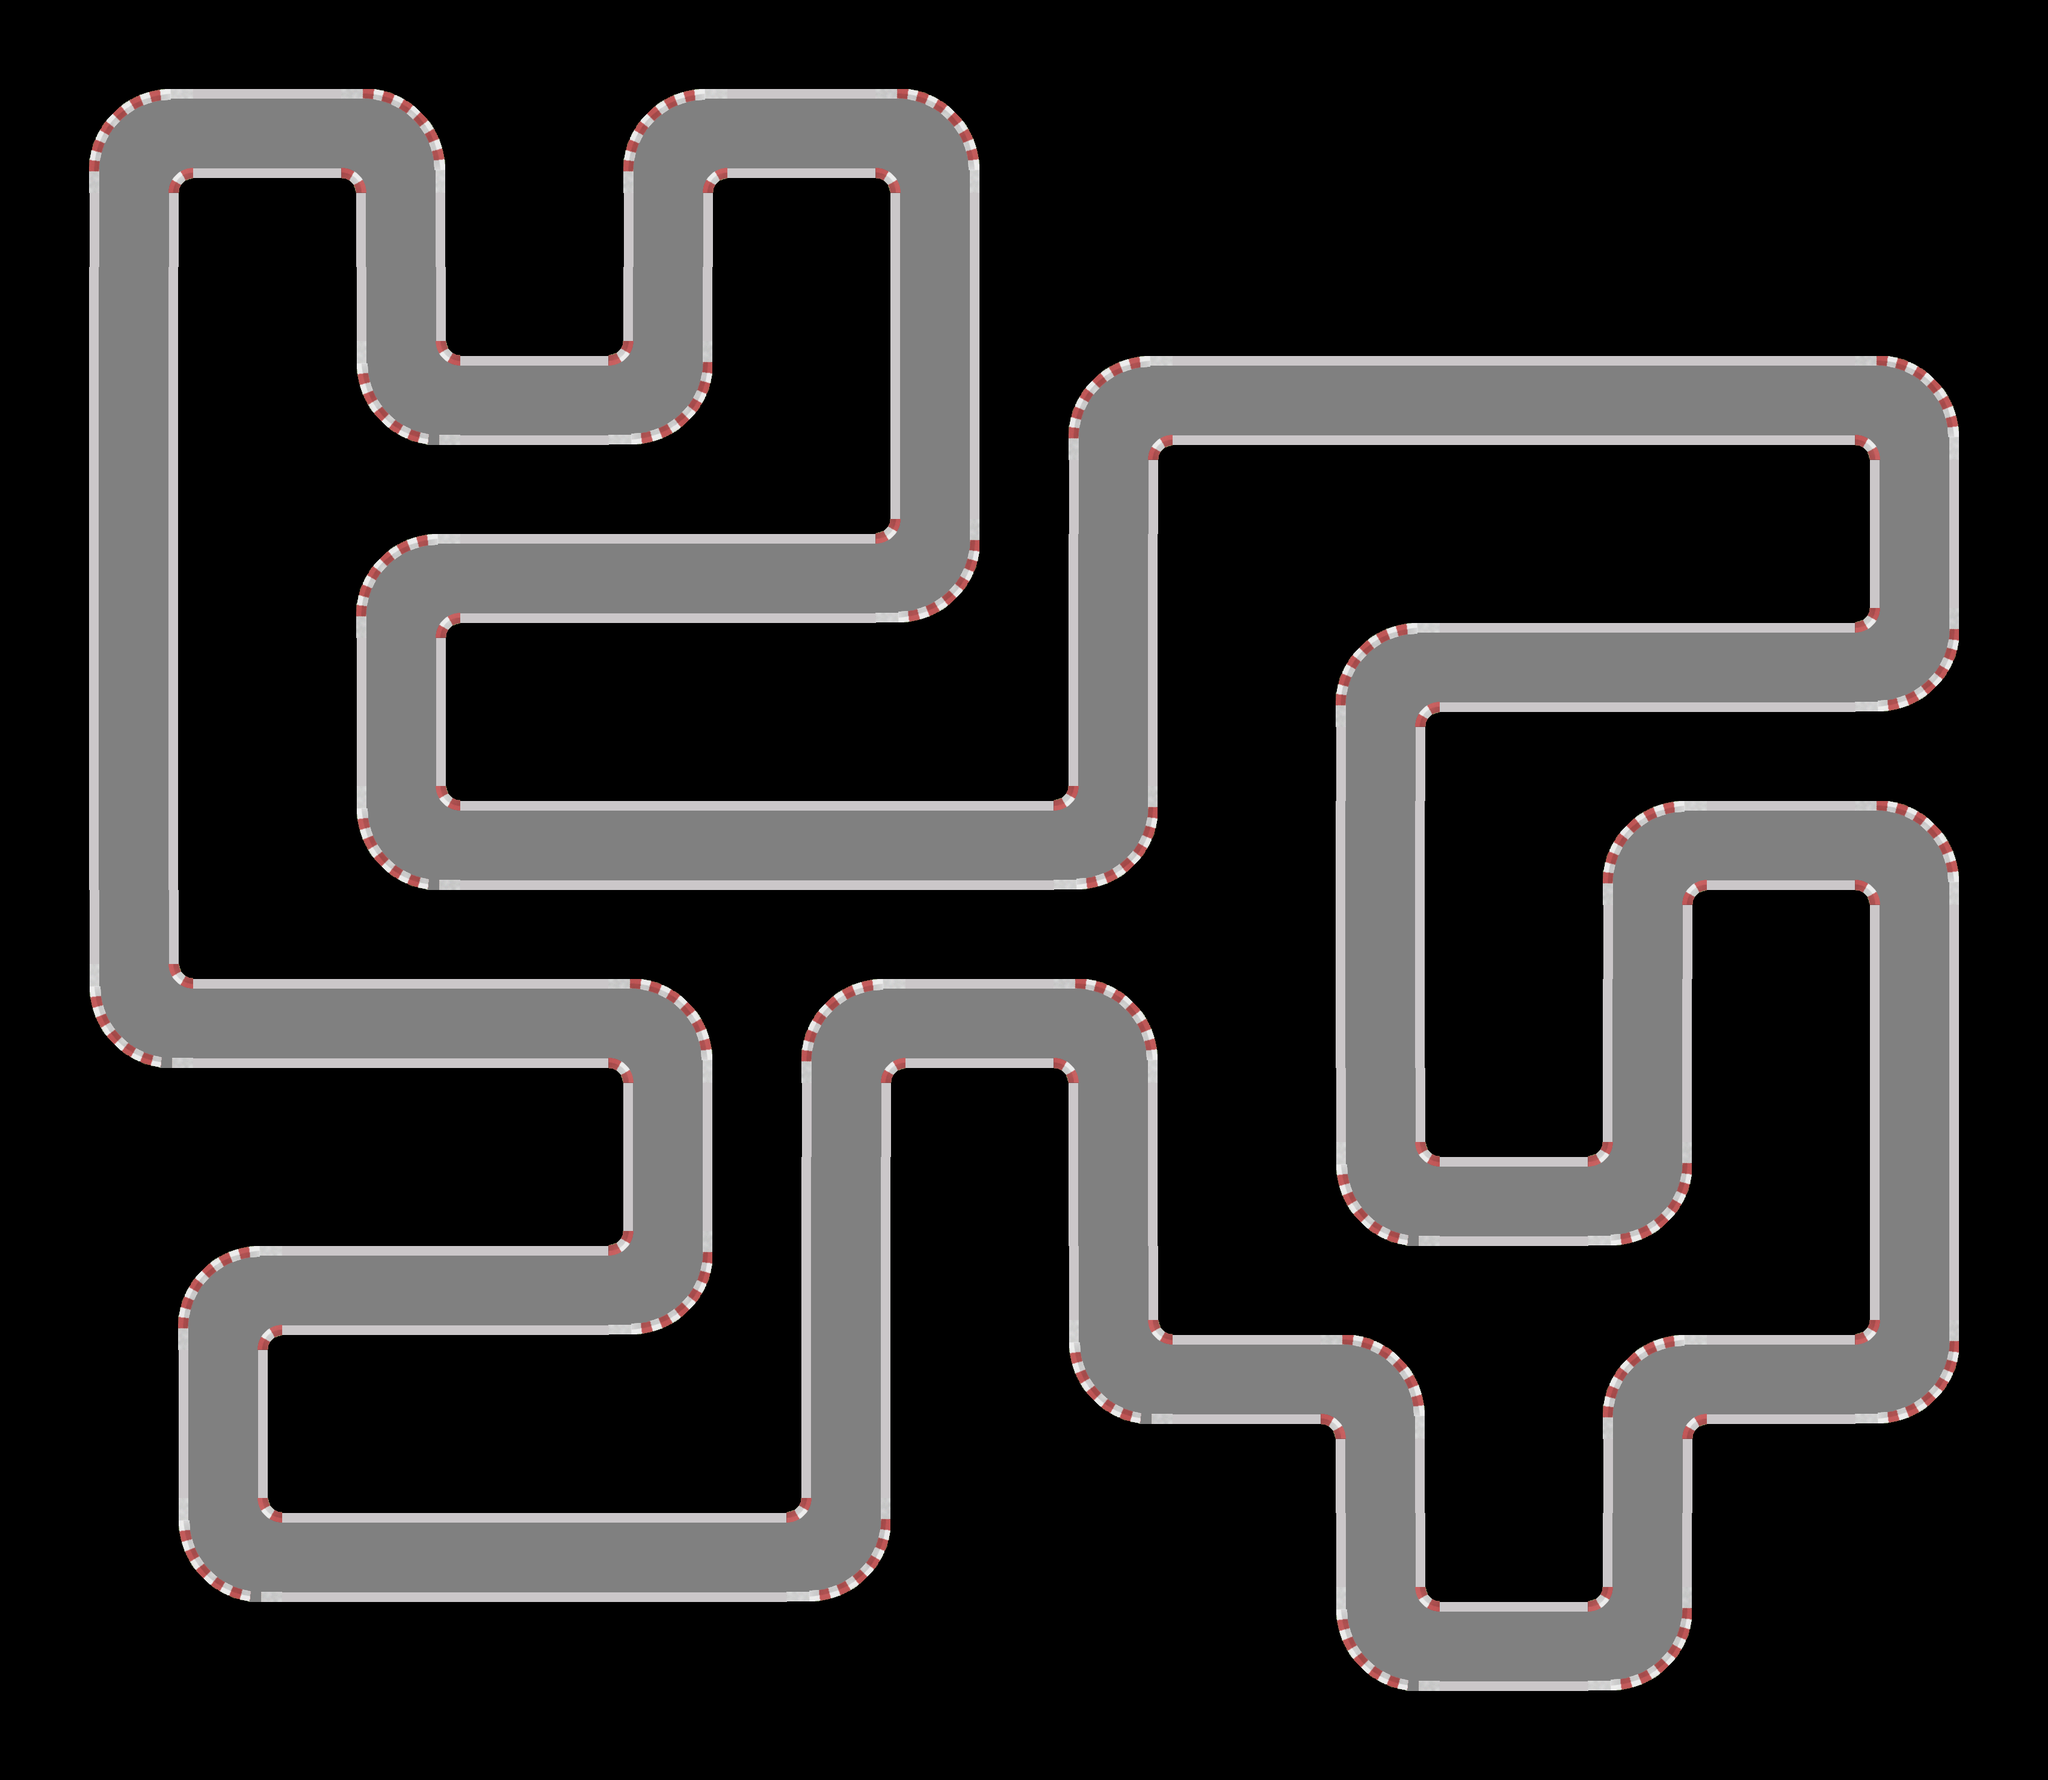

Tiled map render using the project's own tile images. Description and the map definition, with tile-layer contents summarised, below:
An orthogonal 23x20 tile map with 148x148 px tiles, 1 tile layer (Tilelaag 1), 2 tilesets.

<map version="1.0" orientation="orthogonal" width="23" height="20" tilewidth="148" tileheight="148">
 <tileset firstgid="1" name="road" tilewidth="148" tileheight="148">
  <image source="road.png" width="148" height="296" />
 </tileset>
 <tileset firstgid="3" name="Round" tilewidth="296" tileheight="296">
  <image source="round2.png" width="592" height="592" />
 </tileset>
 <layer name="Tilelaag 1" width="23" height="20">
  <data>[460 cells, 80 non-empty, 6 distinct tile ids]</data>
 </layer>
</map>